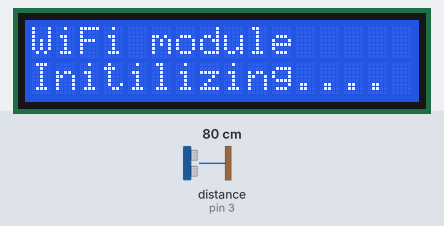
Simulated run of this sketch. Board: Arduino Uno, built with avr-gcc and run on an emulated ATmega328P. Parts: 16×2 character LCD. Wiring (inferred from the names in the program): ultrasonic range finder: trigger pin 2; echo pin 3. Inputs (shaded band) come from the test bench; at power-on: distance to the obstacle (sensor on pin 3) 80 cm. The echo pulse lasts 58.3 µs per cm; the modem accepts every AT command (registered, SIM ready, sends succeed) and sends nothing else; what the sketch prints to the serial monitor is not drawn.

Above: at 0.1 s.
At 9.1 s:
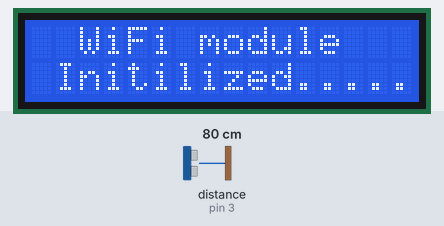

Measured:
- what the display in image 1 shows lasts 1.0 s, from 9.1 s to 10.1 s

The sketch:

ultrasonic_with_wifi.ino
```cpp
#include<LiquidCrystal.h>
#include <SoftwareSerial.h>


LiquidCrystal lcd(10,11, 4, 5, 6, 7);
SoftwareSerial wifi(8, 9);

String apiKey = "PQV3F1Z35STOX3ZX";


int trig=2;
int echo=3;
int distance;
long duration;

void setup(){
  Serial.begin(9600);
  lcd.begin(16, 2);
  pinMode(trig,OUTPUT);
  lcd.setCursor(0,0);
  lcd.print("WiFi module     ");
  lcd.setCursor(0,1);
  lcd.print("Initilizing.... ");
  wifi.begin(115200);
  wifi.println("AT+RST");
  delay(4000);
  wifi.println("AT+CWMODE=3");
  delay(4000);
  wifi.print("AT+CWJAP=");
  wifi.write('"');
  wifi.print("projectpulse");
  wifi.write('"');
  wifi.write(',');
  wifi.write('"');
  wifi.print("hailucky123");
  wifi.write('"');
  wifi.println();
  delay(1000);
  lcd.setCursor(0,0);
  lcd.print("  WiFi module     ");
  lcd.setCursor(0,1);
  lcd.print(" Initilized..... ");
  delay(1000);
  lcd.clear();
}

void loop()
{
  digitalWrite(trig,LOW);
  delayMicroseconds(2);
  digitalWrite(trig,HIGH);
  delayMicroseconds(10);
  digitalWrite(trig,LOW);
  duration=pulseIn(echo,HIGH);
  distance=duration*0.034/2;
  Serial.print("Distance:");
  Serial.print(distance);
  Serial.println("cm");
  SendWiFi_Data();
}

void SendWiFi_Data() {
  String cmd = "AT+CIPSTART=\"TCP\",\"";
  cmd += "184.106.153.149"; // api.thingspeak.com
  cmd += "\",80";
  wifi.println(cmd);
  delay(1500);

  String getStr = "GET /update?api_key=";
  getStr += apiKey;
  getStr += "&field3=";
  getStr += String(distance);
  getStr += "\r\n\r\n";

  // send data length
  cmd = "AT+CIPSEND=";
  cmd += String(getStr.length());
  wifi.println(cmd);
  delay(1500);
  wifi.println(getStr);
  delay(1000);
}
```
